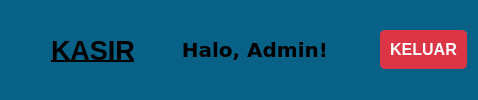
     <widget class="QFrame" name="navbar">
      <property name="sizePolicy">
       <sizepolicy hsizetype="Preferred" vsizetype="Fixed">
        <horstretch>80</horstretch>
        <verstretch>80</verstretch>
       </sizepolicy>
      </property>
      <property name="minimumSize">
       <size>
        <width>80</width>
        <height>80</height>
       </size>
      </property>
      <property name="styleSheet">
       <string notr="true">background-color: #086288</string>
      </property>
      <property name="frameShape">
       <enum>QFrame::Shape::NoFrame</enum>
      </property>
      <property name="frameShadow">
       <enum>QFrame::Shadow::Plain</enum>
      </property>
      <layout class="QHBoxLayout" name="horizontalLayout_2">
       <item>
        <spacer name="horizontalSpacer_2">
         <property name="orientation">
          <enum>Qt::Orientation::Horizontal</enum>
         </property>
         <property name="sizeType">
          <enum>QSizePolicy::Policy::Fixed</enum>
         </property>
         <property name="sizeHint" stdset="0">
          <size>
           <width>40</width>
           <height>20</height>
          </size>
         </property>
        </spacer>
       </item>
       <item>
        <widget class="QLabel" name="main_Label">
         <property name="font">
          <font>
           <pointsize>20</pointsize>
           <bold>true</bold>
           <underline>true</underline>
          </font>
         </property>
         <property name="text">
          <string>KASIR</string>
         </property>
        </widget>
       </item>
       <item>
        <spacer name="horizontalSpacer">
         <property name="orientation">
          <enum>Qt::Orientation::Horizontal</enum>
         </property>
         <property name="sizeHint" stdset="0">
          <size>
           <width>40</width>
           <height>20</height>
          </size>
         </property>
        </spacer>
       </item>
       <item>
        <widget class="QLabel" name="user_Label">
         <property name="font">
          <font>
           <family>Verdana</family>
           <pointsize>15</pointsize>
           <bold>true</bold>
           <underline>false</underline>
          </font>
         </property>
         <property name="layoutDirection">
          <enum>Qt::LayoutDirection::LeftToRight</enum>
         </property>
         <property name="text">
          <string>Halo, Admin!</string>
         </property>
         <property name="alignment">
          <set>Qt::AlignmentFlag::AlignRight|Qt::AlignmentFlag::AlignTrailing|Qt::AlignmentFlag::AlignVCenter</set>
         </property>
        </widget>
       </item>
       <item>
        <widget class="QPushButton" name="notifButton">
         <property name="font">
          <font>
           <bold>false</bold>
          </font>
         </property>
         <property name="text">
          <string/>
         </property>
         <property name="icon">
          <iconset resource="resource/resource.qrc">
           <normaloff>:/icons/bell-solid.png</normaloff>:/icons/bell-solid.png</iconset>
         </property>
         <property name="iconSize">
          <size>
           <width>32</width>
           <height>32</height>
          </size>
         </property>
         <property name="flat">
          <bool>true</bool>
         </property>
        </widget>
       </item>
       <item>
        <widget class="QPushButton" name="keluar_button">
         <property name="font">
          <font>
           <family>Segoe UI</family>
           <pointsize>12</pointsize>
           <bold>true</bold>
          </font>
         </property>
         <property name="styleSheet">
          <string notr="true">QPushButton {
    background-color: #dc3545;
    color: white;
    border-radius: 5px;
    padding: 10px;
    font-weight: bold;
}
QPushButton:hover {
    background-color: #c82333;
}</string>
         </property>
         <property name="text">
          <string>KELUAR</string>
         </property>
         <property name="icon">
          <iconset resource="resource/resource.qrc">
           <normaloff>:/icons/right-from-bracket-solid.png</normaloff>:/icons/right-from-bracket-solid.png</iconset>
         </property>
        </widget>
       </item>
      </layout>
     </widget>
